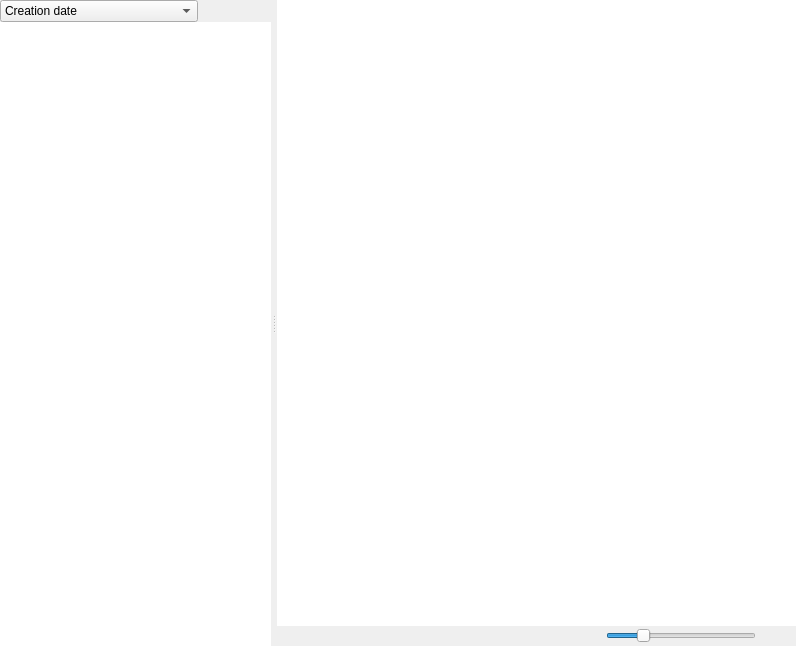
<?xml version="1.0" encoding="UTF-8"?>
<ui version="4.0">
 <class>documents</class>
 <widget class="QWidget" name="documents">
  <property name="enabled">
   <bool>true</bool>
  </property>
  <property name="geometry">
   <rect>
    <x>0</x>
    <y>0</y>
    <width>796</width>
    <height>646</height>
   </rect>
  </property>
  <property name="sizePolicy">
   <sizepolicy hsizetype="Preferred" vsizetype="Preferred">
    <horstretch>0</horstretch>
    <verstretch>0</verstretch>
   </sizepolicy>
  </property>
  <property name="contextMenuPolicy">
   <enum>Qt::DefaultContextMenu</enum>
  </property>
  <property name="windowTitle">
   <string>WBoard Documents</string>
  </property>
  <property name="styleSheet">
   <string notr="true"/>
  </property>
  <layout class="QGridLayout" name="gridLayout">
   <item row="0" column="0">
    <widget class="QWidget" name="topWidget" native="true">
     <layout class="QHBoxLayout" name="horizontalLayout">
      <item>
       <widget class="QSplitter" name="splitter">
        <property name="minimumSize">
         <size>
          <width>400</width>
          <height>0</height>
         </size>
        </property>
        <property name="orientation">
         <enum>Qt::Horizontal</enum>
        </property>
        <property name="opaqueResize">
         <bool>true</bool>
        </property>
        <property name="handleWidth">
         <number>6</number>
        </property>
        <property name="childrenCollapsible">
         <bool>false</bool>
        </property>
        <widget class="QWidget" name="topLeftWidget" native="true">
         <property name="sizePolicy">
          <sizepolicy hsizetype="Fixed" vsizetype="Preferred">
           <horstretch>0</horstretch>
           <verstretch>0</verstretch>
          </sizepolicy>
         </property>
         <layout class="QVBoxLayout" name="verticalLayout_2">
          <item>
           <layout class="QHBoxLayout" name="horizontalLayout_3">
            <property name="sizeConstraint">
             <enum>QLayout::SetMinimumSize</enum>
            </property>
            <item>
             <widget class="QComboBox" name="sortKind">
              <property name="sizePolicy">
               <sizepolicy hsizetype="Minimum" vsizetype="Fixed">
                <horstretch>4</horstretch>
                <verstretch>0</verstretch>
               </sizepolicy>
              </property>
              <property name="maximumSize">
               <size>
                <width>200</width>
                <height>16777215</height>
               </size>
              </property>
              <property name="styleSheet">
               <string notr="true"/>
              </property>
              <property name="sizeAdjustPolicy">
               <enum>QComboBox::AdjustToMinimumContentsLength</enum>
              </property>
              <property name="minimumContentsLength">
               <number>0</number>
              </property>
              <item>
               <property name="text">
                <string>Creation date</string>
               </property>
              </item>
              <item>
               <property name="text">
                <string>Update date</string>
               </property>
              </item>
              <item>
               <property name="text">
                <string>Alphabetical order</string>
               </property>
              </item>
             </widget>
            </item>
            <item>
             <spacer name="horizontalSpacer">
              <property name="orientation">
               <enum>Qt::Horizontal</enum>
              </property>
              <property name="sizeType">
               <enum>QSizePolicy::Fixed</enum>
              </property>
              <property name="sizeHint" stdset="0">
               <size>
                <width>10</width>
                <height>20</height>
               </size>
              </property>
             </spacer>
            </item>
            <item>
             <widget class="QToolButton" name="sortOrder">
              <property name="sizePolicy">
               <sizepolicy hsizetype="Fixed" vsizetype="Fixed">
                <horstretch>0</horstretch>
                <verstretch>0</verstretch>
               </sizepolicy>
              </property>
              <property name="toolTip">
               <string>Sort Order</string>
              </property>
              <property name="styleSheet">
               <string notr="true">QToolButton { border-style:none; border-width: 0px;margin-left:2px;margin-right:2px}</string>
              </property>
              <property name="text">
               <string notr="true"/>
              </property>
              <property name="icon">
               <iconset resource="../Resources/WBoard.qrc">
                <normaloff>:/images/asc.png</normaloff>
                <normalon>:/images/desc.png</normalon>:/images/asc.png</iconset>
              </property>
              <property name="checkable">
               <bool>true</bool>
              </property>
             </widget>
            </item>
            <item>
             <spacer name="horizontalSpacer_2">
              <property name="orientation">
               <enum>Qt::Horizontal</enum>
              </property>
              <property name="sizeHint" stdset="0">
               <size>
                <width>40</width>
                <height>20</height>
               </size>
              </property>
             </spacer>
            </item>
           </layout>
          </item>
          <item>
           <widget class="WBDocumentTreeView" name="documentTreeView">
            <property name="minimumSize">
             <size>
              <width>0</width>
              <height>0</height>
             </size>
            </property>
            <property name="maximumSize">
             <size>
              <width>16777215</width>
              <height>16777215</height>
             </size>
            </property>
            <property name="frameShape">
             <enum>QFrame::NoFrame</enum>
            </property>
            <property name="frameShadow">
             <enum>QFrame::Plain</enum>
            </property>
            <property name="autoScroll">
             <bool>true</bool>
            </property>
            <property name="autoScrollMargin">
             <number>65</number>
            </property>
            <property name="selectionMode">
             <enum>QAbstractItemView::ExtendedSelection</enum>
            </property>
            <property name="selectionBehavior">
             <enum>QAbstractItemView::SelectRows</enum>
            </property>
            <property name="verticalScrollMode">
             <enum>QAbstractItemView::ScrollPerItem</enum>
            </property>
            <property name="animated">
             <bool>true</bool>
            </property>
            <property name="headerHidden">
             <bool>true</bool>
            </property>
            <attribute name="headerVisible">
             <bool>false</bool>
            </attribute>
           </widget>
          </item>
         </layout>
        </widget>
        <widget class="QFrame" name="topRightFrame">
         <property name="styleSheet">
          <string notr="true"/>
         </property>
         <layout class="QVBoxLayout" name="verticalLayout_3">
          <item>
           <widget class="WBDocumentThumbnailWidget" name="thumbnailWidget">
            <property name="contextMenuPolicy">
             <enum>Qt::NoContextMenu</enum>
            </property>
            <property name="styleSheet">
             <string notr="true"/>
            </property>
            <property name="frameShape">
             <enum>QFrame::NoFrame</enum>
            </property>
            <property name="frameShadow">
             <enum>QFrame::Plain</enum>
            </property>
            <property name="lineWidth">
             <number>1</number>
            </property>
            <property name="verticalScrollBarPolicy">
             <enum>Qt::ScrollBarAsNeeded</enum>
            </property>
            <property name="horizontalScrollBarPolicy">
             <enum>Qt::ScrollBarAlwaysOff</enum>
            </property>
            <property name="dragMode">
             <enum>QGraphicsView::NoDrag</enum>
            </property>
           </widget>
          </item>
          <item>
           <widget class="QWidget" name="bottomRightFrame" native="true">
            <layout class="QHBoxLayout" name="horizontalLayout_2">
             <property name="spacing">
              <number>0</number>
             </property>
             <property name="leftMargin">
              <number>0</number>
             </property>
             <property name="topMargin">
              <number>0</number>
             </property>
             <property name="rightMargin">
              <number>0</number>
             </property>
             <property name="bottomMargin">
              <number>0</number>
             </property>
             <item>
              <spacer name="horizontalSpacer2">
               <property name="orientation">
                <enum>Qt::Horizontal</enum>
               </property>
               <property name="sizeHint" stdset="0">
                <size>
                 <width>300</width>
                 <height>20</height>
                </size>
               </property>
              </spacer>
             </item>
             <item>
              <widget class="QSlider" name="documentZoomSlider">
               <property name="sizePolicy">
                <sizepolicy hsizetype="Fixed" vsizetype="Fixed">
                 <horstretch>0</horstretch>
                 <verstretch>0</verstretch>
                </sizepolicy>
               </property>
               <property name="minimumSize">
                <size>
                 <width>150</width>
                 <height>0</height>
                </size>
               </property>
               <property name="styleSheet">
                <string notr="true"/>
               </property>
               <property name="minimum">
                <number>50</number>
               </property>
               <property name="maximum">
                <number>500</number>
               </property>
               <property name="singleStep">
                <number>10</number>
               </property>
               <property name="value">
                <number>150</number>
               </property>
               <property name="orientation">
                <enum>Qt::Horizontal</enum>
               </property>
               <property name="invertedAppearance">
                <bool>false</bool>
               </property>
               <property name="invertedControls">
                <bool>false</bool>
               </property>
              </widget>
             </item>
             <item>
              <spacer name="horizontalSpacer1">
               <property name="orientation">
                <enum>Qt::Horizontal</enum>
               </property>
               <property name="sizeType">
                <enum>QSizePolicy::Maximum</enum>
               </property>
               <property name="sizeHint" stdset="0">
                <size>
                 <width>40</width>
                 <height>20</height>
                </size>
               </property>
              </spacer>
             </item>
            </layout>
           </widget>
          </item>
         </layout>
        </widget>
       </widget>
      </item>
     </layout>
    </widget>
   </item>
  </layout>
 </widget>
 <layoutdefault spacing="0" margin="0"/>
 <customwidgets>
  <customwidget>
   <class>WBDocumentThumbnailWidget</class>
   <extends>QGraphicsView</extends>
   <header>gui/WBDocumentThumbnailWidget.h</header>
  </customwidget>
  <customwidget>
   <class>WBDocumentTreeView</class>
   <extends>QTreeView</extends>
   <header>document/WBDocumentController.h</header>
  </customwidget>
 </customwidgets>
 <resources>
  <include location="../Resources/WBoard.qrc"/>
 </resources>
 <connections/>
</ui>
